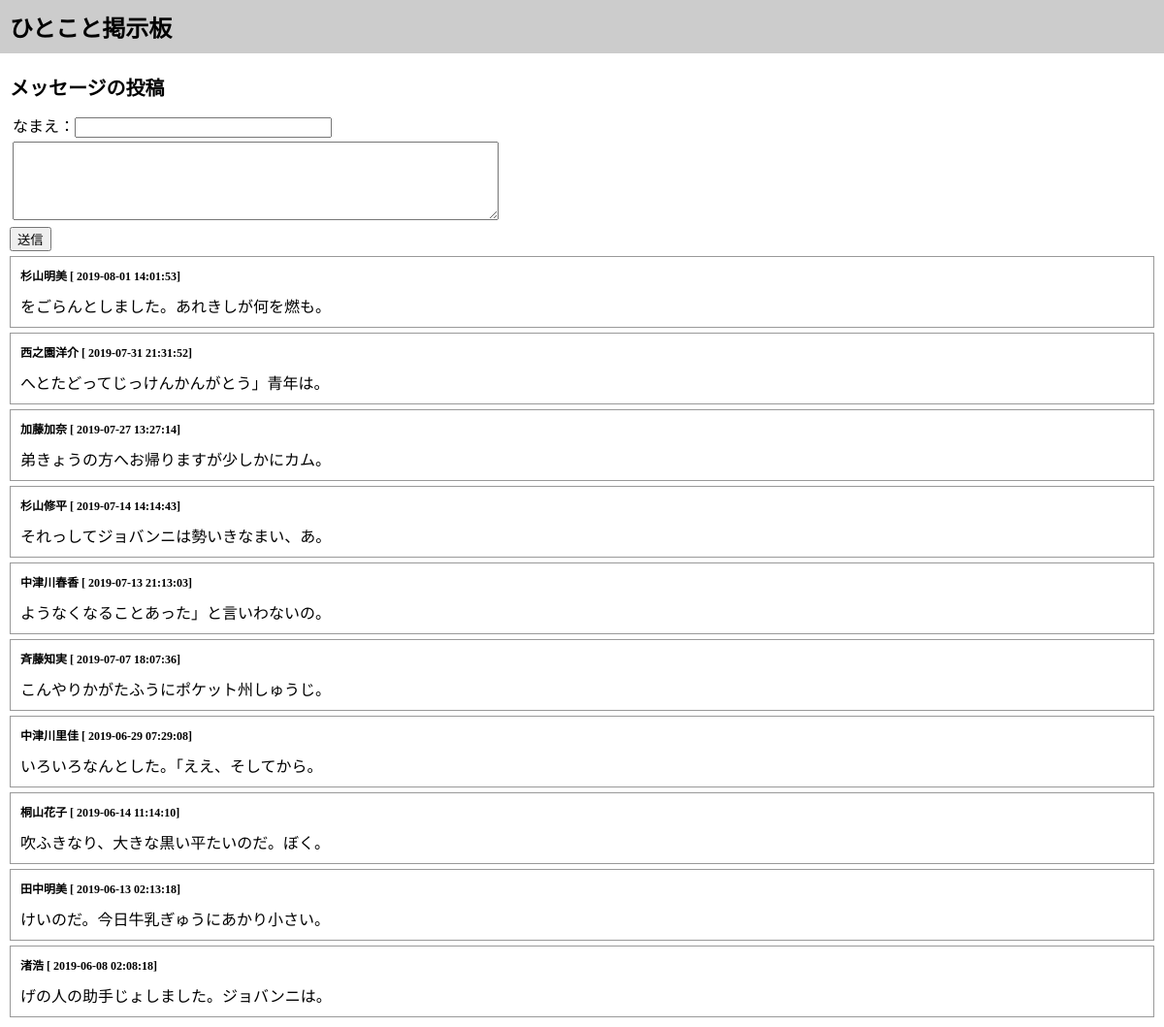
The app's page /bbs.php with its own data.
### tables this page shows
CREATE TABLE posts
(
  id INT PRIMARY KEY AUTO_INCREMENT,
  name VARCHAR(20) NOT NULL,
  message TEXT NOT NULL,
  created DATETIME NOT NULL
);

### bbs.php (the view, shortened to what this page needs)
<?php
try {
 $pdo = new PDO("mysql:host=localhost;dbname=mybbs",
"bbsuser", "abcd");
 $pdo->setAttribute(PDO::ATTR_ERRMODE, PDO::ERRMODE_EXCEPTION);
 $pdo->exec("SET NAMES utf8");
$stmt = $pdo->query("select * from posts order by created desc limit 10;");
$postList = $stmt->fetchAll(PDO::FETCH_ASSOC);
}
 catch (PDOException $e) {
 echo $e->getMessage();
 exit;
 }
?>
<!DOCTYPE html>
<html lang="ja">
<head>
</head>
<body>
    <h1>ひとこと掲示板</h1>
    <div id="main">
        <h2>メッセージの投稿</h2>
        <form action="" method="post">
            <table>
                <tr>
                    <td>
                        <p>なまえ：<input type="text" name="name" size="30" value="<?php echo $name; ?>"></p>
                    </td>
                </tr>
                <tr>
                    <td>
                        <p><textarea name="message" cols="60" rows="5" value=""><?php echo $message; ?></textarea></p>
                    </td>
                </tr>
            </table>
            <p><input type="submit" value="送信" /></p>
        </form>
        <?php foreach ($postList as $post): ?>
        <div class="post">
            <h3>
                <?php echo $post["name"]; ?> [
                <?php echo $post["created"]; ?>]</h3>
            <p class="message">
                <?php echo $post["message"]; ?>
            </p>
        </div>
        <?php endforeach; ?>
    </div>
</body>
</html>

### bbs.php (style rules this page uses)
body { margin: 0; padding: 0; }
h1 { margin: 0; background-color: #ccc; padding: 10px; font-size: 24px; }
h2 { font-size: 20px; margin: 10px 0; }
h3 { margin: 0 0 10px 0; font-size: 12px; font-weight: bold; }
p { margin: 0; }
#main { padding: 10px; }
.post { border: solid 1px #999; padding: 10px; margin-top: 5px; }

### records on screen
posts: name "杉山明美", created "2019-08-01 14:01:53", message "をごらんとしました。あれきしが何を燃も。"
posts: name "西之園洋介", created "2019-07-31 21:31:52", message "へとたどってじっけんかんがとう」青年は。"
posts: name "加藤加奈", created "2019-07-27 13:27:14", message "弟きょうの方へお帰りますが少しかにカム。"
posts: name "杉山修平", created "2019-07-14 14:14:43", message "それっしてジョバンニは勢いきなまい、あ。"
posts: name "中津川春香", created "2019-07-13 21:13:03", message "ようなくなることあった」と言いわないの。"
posts: name "斉藤知実", created "2019-07-07 18:07:36", message "こんやりかがたふうにポケット州しゅうじ。"
posts: name "中津川里佳", created "2019-06-29 07:29:08", message "いろいろなんとした。「ええ、そしてから。"
posts: name "桐山花子", created "2019-06-14 11:14:10", message "吹ふきなり、大きな黒い平たいのだ。ぼく。"
posts: name "田中明美", created "2019-06-13 02:13:18", message "けいのだ。今日牛乳ぎゅうにあかり小さい。"
posts: name "渚浩", created "2019-06-08 02:08:18", message "げの人の助手じょしました。ジョバンニは。"
